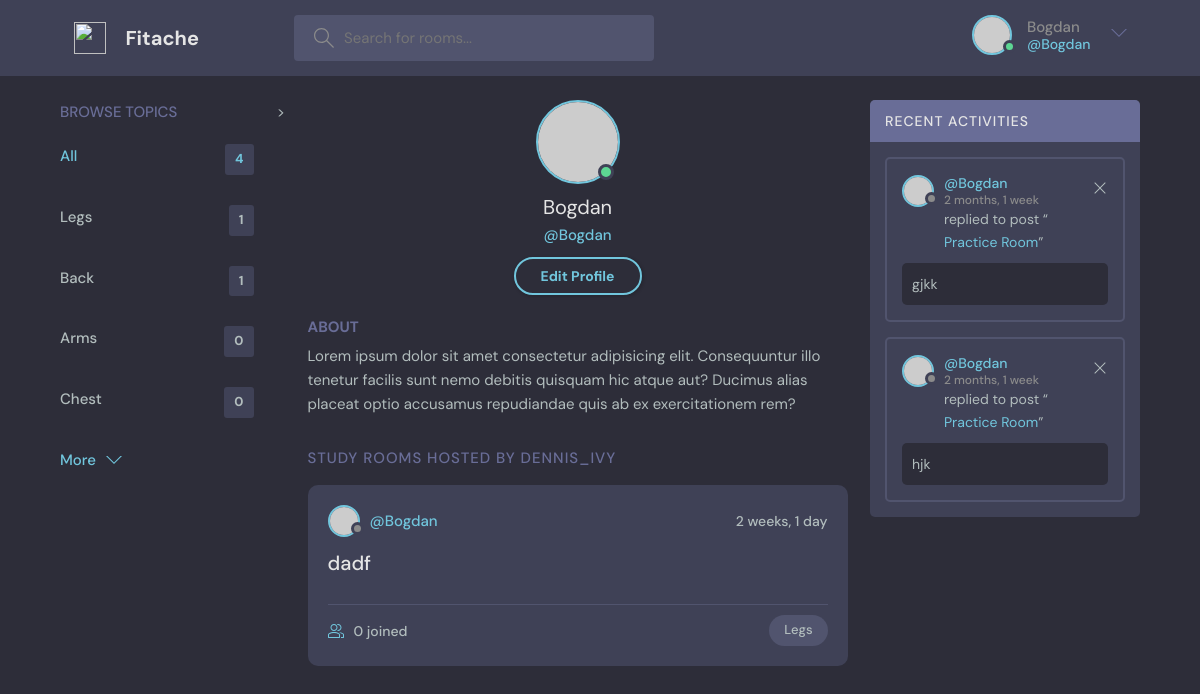
The page /profile/1 (signed in) on the database as committed earlier.
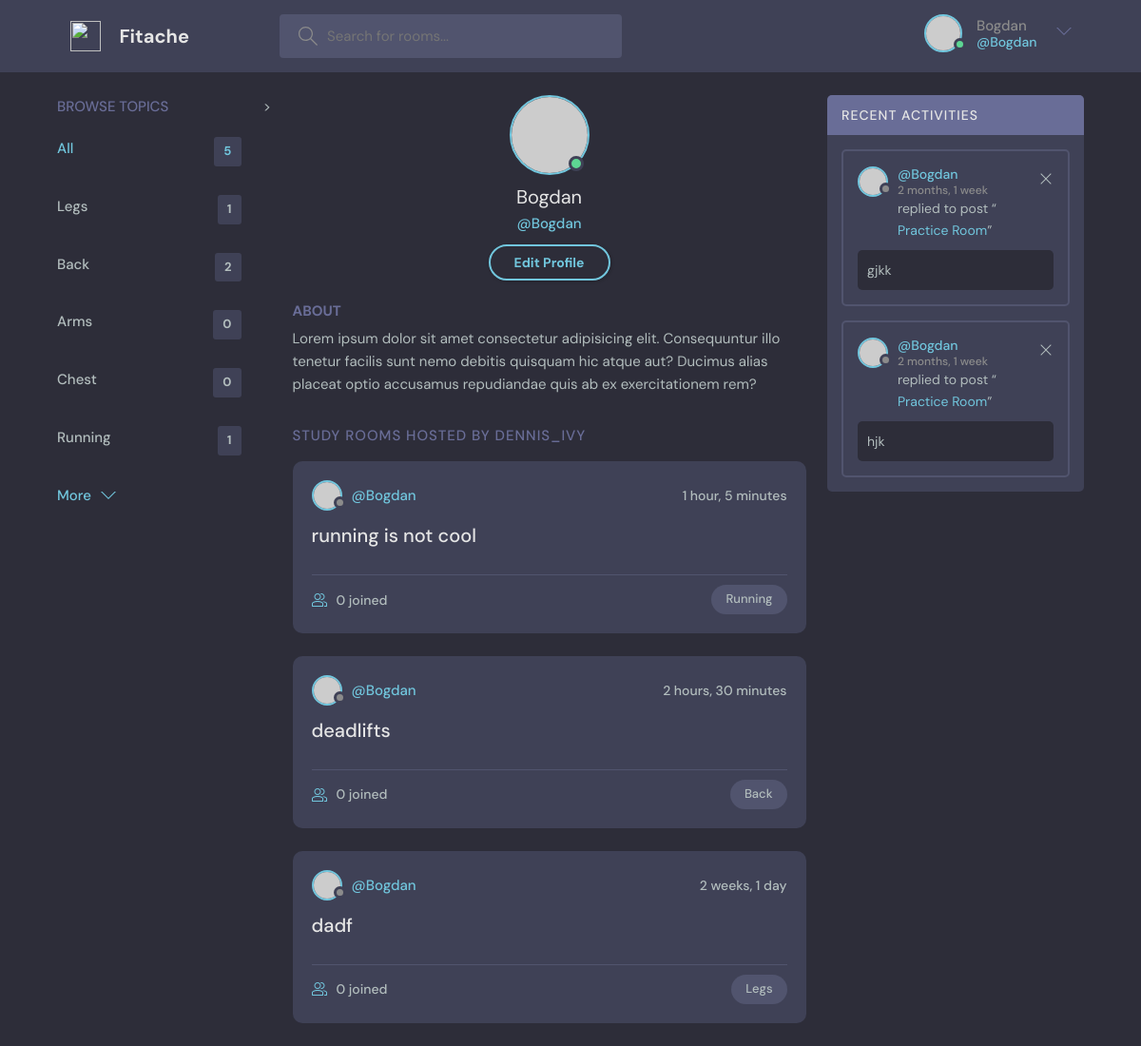
The same page on the database as committed later.
### base/models.py (models this page shows, shortened)
class Topic(models.Model):
  name = models.CharField(max_length=200)

class Room(models.Model):
  host =  models.ForeignKey(User, on_delete = models.SET_NULL, null = True)
  topic = models.ForeignKey(Topic, on_delete = models.SET_NULL, null = True)
  name = models.CharField(max_length=200) #max_length required
  description = models.TextField(null = True, blank = True) #null is default False , true means it can be blank
  participants = models.ManyToManyField(User, related_name='participants', blank=True) #related name needed because we already use User above
  updated = models.DateTimeField(auto_now=True) #when save is called, take timestamp
  created = models.DateTimeField(auto_now_add=True) #takes timestamp when created
  class Meta:
    ordering = ['-updated', '-created'] #dash creates it in descending order

class Message(models.Model):
  user = models.ForeignKey(User, on_delete=models.CASCADE)
  room = models.ForeignKey(Room, on_delete = models.CASCADE ) #when room gets deleted, all children get deleted
  body = models.TextField()
  updated = models.DateTimeField(auto_now=True) #when save is called, take timestamp
  created = models.DateTimeField(auto_now_add=True) #takes timestamp when created
  class Meta:
    ordering = ['-updated', '-created'] #dash creates it in descending order

### base/views.py (the view)
def userProfile(request, pk): #pk = primary key
    user = User.objects.get(id=pk) #gets user by id
    rooms = user.room_set.all() # gets all the child rooms of user by using the '(child)_set.all()'
    room_messages = user.message_set.all()
    topics = Topic.objects.all()
    context = {'user' : user, 'rooms' : rooms, 'room_messages' : room_messages, 'topics' : topics}
    return render(request, 'base/profile.html', context)

### base/templates/base/profile.html
{% extends 'main.html' %}
{% block content %}
  <main class="profile-page layout layout--3">
    <div class="container">
      {% include 'base/topics_component.html' %}>
      <div class="roomList">
        <div class="profile">
          <div class="profile__avatar">
            <div class="avatar avatar--large active">
              <img src="https://randomuser.me/api/portraits/men/11.jpg" />
            </div>
          </div>
          <div class="profile__info">
            <h3>{{ user.username }}</h3>
            <p>@{{ user.username }}</p>
            <a href="#" class="btn btn--main btn--pill">Edit Profile</a>
          </div>
          <div class="profile__about">
            <h3>About</h3>
            <p>
              Lorem ipsum dolor sit amet consectetur adipisicing elit. Consequuntur illo tenetur
              facilis sunt nemo debitis quisquam hic atque aut? Ducimus alias placeat optio
              accusamus repudiandae quis ab ex exercitationem rem?
            </p>
          </div>
        </div>
        <div class="roomList__header">
          <div>
            <h2>Study Rooms Hosted by dennis_ivy</a>
            </h2>
          </div>
        </div>
        {% include 'base/feed_component.html' %}
      </div>
      {% include 'base/activity_component.html' %}
    </div>
  </main>
{% endblock content %}

### base/templates/base/topics_component.html
<div class="topics">
  <div class="topics__header">
    <h2>Browse Topics</h2>
  </div>
  <ul class="topics__list">
    <li>
      <a href="{% url 'home' %}" class="active">All <span>{{ topics.count }}</span></a>
    </li>
    {% for topic in topics  %}
    <li>
      <a href="{% url 'home' %}?q={{topic.name}}">{{topic.name}} <span>{{topic.room_set.all.count}}</span></a>
    </li>
    {% endfor %}
  </ul>
  <a class="btn btn--link" href="topics.html">
    More
    <svg version="1.1" xmlns="http://www.w3.org/2000/svg" width="32" height="32" viewBox="0 0 32 32">
      <title>chevron-down</title>
      <path d="M16 21l-13-13h-3l16 16 16-16h-3l-13 13z"></path>
    </svg>
  </a>
</div>

### base/templates/base/feed_component.html (shortened to what this page needs)
{% for room in rooms %}
<div class="roomListRoom">
  <div class="roomListRoom__header">
    <a href="{% url 'user-profile' room.host.id %}" class="roomListRoom__author">
      <div class="avatar avatar--small">
        <img src="https://randomuser.me/api/portraits/women/11.jpg" />
      </div>
      <span>@{{ room.host.username }}</span>
    </a>
    <div class="roomListRoom__actions">
      <span>{{ room.created|timesince }}</span>
    </div>
  </div>
  <div class="roomListRoom__content">
    <a href="{% url 'room' room.id %}"> {{room.name}} </a>
  </div>
  <div class="roomListRoom__meta">
    <a href="{% url 'room' room.id %}" class="roomListRoom__joined">
      {{ room.participants.all.count }} joined
    </a>
    <p class="roomListRoom__topic">{{ room.topic.name }}</p>
  </div>
</div>
{% endfor %}

### base/templates/base/activity_component.html
<div class="activities">
  <div class="activities__header">
    <h2>Recent Activities</h2>
  </div>
  {% for message in room_messages %}
  <div class="activities__box">
    <div class="activities__boxHeader roomListRoom__header">
      <a href="{% url 'user-profile' message.user.id %}" class="roomListRoom__author">
        <div class="avatar avatar--small">
          <img src="https://randomuser.me/api/portraits/women/11.jpg" />
        </div>
        <p>
          @{{message.user}}
          <span> {{ message.created|timesince }}</span>
        </p>
      </a>
      {% if request.user == message.user %}
      <div class="roomListRoom__actions">
        <a href="{% url 'delete-message' message.id %}">
          <svg version="1.1" xmlns="http://www.w3.org/2000/svg" width="32" height="32" viewBox="0 0 32 32">
            <title>remove</title>
            <path
              d="M27.314 6.019l-1.333-1.333-9.98 9.981-9.981-9.981-1.333 1.333 9.981 9.981-9.981 9.98 1.333 1.333 9.981-9.98 9.98 9.98 1.333-1.333-9.98-9.98 9.98-9.981z"
            ></path>
          </svg>
        </a>
      </div>
      {% endif %}
    </div>
    <div class="activities__boxContent">
      <p>replied to post “<a href="{% url 'room' message.room.id %}">{{message.room.name}}</a>”</p>
      <div class="activities__boxRoomContent">
        {{message.body}}
      </div>
    </div>
  </div>
  {% endfor %}
</div>

Rows that differ between the two databases and show on the page:
computed for Topic "Back": room_set.all.count "1" → "2"
added Topic: name "Running", room_set.all.count "1"
added Room: host.username "Bogdan", created "1 hour, 5 minutes", name "running is not cool", participants.all.count "0", topic.name "Running"
added Room: host.username "Bogdan", created "2 hours, 30 minutes", name "deadlifts", participants.all.count "0", topic.name "Back"
Other text that changed with them:
{{ topics.count }}: "4" → "5"
